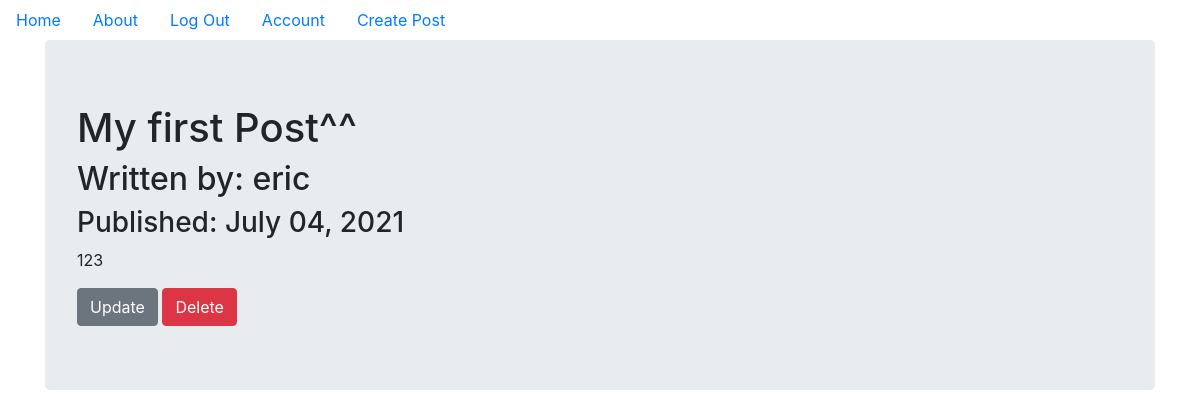
Screenshot of /4 (signed in) with the database file from the repository.
### puppycompanyblog/models.py (models this page shows, shortened)
class BlogPost(db.Model):
    users = db.relationship(User)
    id = db.Column(db.Integer,primary_key=True)
    user_id = db.Column(db.Integer,db.ForeignKey('users.id'),nullable=False)
    date = db.Column(db.DateTime,nullable=False,default=datetime.utcnow)
    title = db.Column(db.String(140),nullable=False)
    text = db.Column(db.Text,nullable=False)

class User(db.Model,UserMixin):
    __tablename__ = 'users'
    id = db.Column(db.Integer,primary_key=True)
    profile_image = db.Column(db.String(64),nullable=False,default='default_profile.png')
    email = db.Column(db.String(64),unique=True,index=True)
    username = db.Column(db.String(64),unique=True,index=True)
    password_hash = db.Column(db.String(128))
    posts = db.relationship('BlogPost',backref='author',lazy=True)

### puppycompanyblog/users/views.py (the view)
@users.route("/<username>")
def user_posts(username):
    page = request.args.get('page',1,type=int)
    user = User.query.filter_by(username=username).first_or_404() # 錯名return 404
    blog_posts = BlogPost.query.filter_by(author=user).order_by(BlogPost.date.desc()).paginate(page=page,per_page=5)
    return render_template('user_blog_posts.html',blog_posts=blog_posts,user=user)

### puppycompanyblog/blog_posts/views.py (called while the page is built)
@blog_posts.route('/<int:blog_post_id>')
def blog_post(blog_post_id):
    blog_post = BlogPost.query.get_or_404(blog_post_id)
    return render_template('blog_post.html',title=blog_post.title,
                            date=blog_post.date,post=blog_post
    )

### puppycompanyblog/models.py (called while the page is built)
@login_manager.user_loader
def load_user(user_id):
    return User.query.get(user_id)

### puppycompanyblog/templates/blog_post.html (shortened to what this page needs)
{% extends "base.html" %}
{% block content %}
<div class="jumbotron">
  <h1>{{ post.title }}</h1>
  <h2>Written by: {{post.author.username}}</h2>
  <h3>Published: {{ post.date.strftime('%B %d, %Y') }}</h3>
  <p>{{post.text}}</p>
   {% if post.author == current_user %}
     <div>
       <a class="btn btn-secondary" href="{{ url_for('blog_posts.update', blog_post_id=post.id) }}">Update</a>
       <button type="button" class="btn btn-danger" data-toggle="modal" data-target="#del_modal">Delete</button>
     </div>
   {% endif %}
</div>
{% endblock content %}

### rows the page displays
BlogPost: title "My first Post^^", date "July 04, 2021", text "123"
User: author.username "eric"
